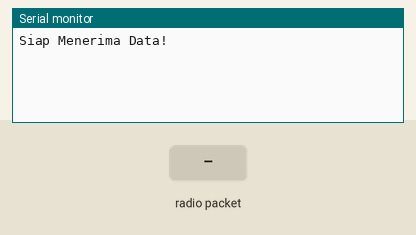
Simulated run of this sketch. Board: Arduino Uno, built with avr-gcc and run on an emulated ATmega328P. Shown: the last lines printed to the serial monitor. The inputs (shaded band) are chosen by the test bench. No radio packets arrive unless stated.

Above: at 1.2 s.
1.3 s: radio packet "1" arrives
At 2.0 s:
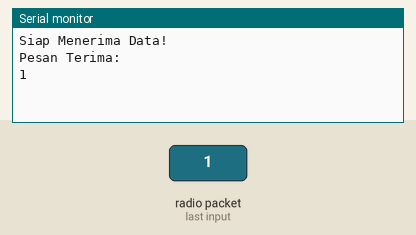
2.8 s: radio packet "0" arrives
At 3.2 s:
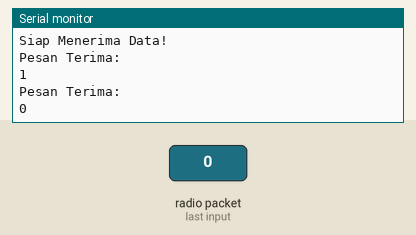
4.3 s: radio packet "2" arrives
At 5.5 s:
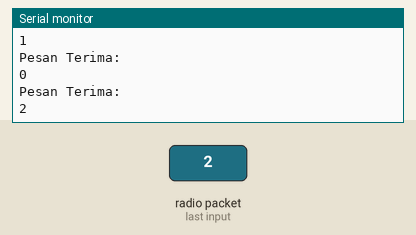

The sketch:

RC.ino
```cpp
#include <SPI.h>
#include <nRF24L01.h>
#include <RF24.h>
#include <RF24_config.h>

const int PIN_CE = 9;
const int PIN_CSN = 10;

const uint64_t pipe = 0xE8E8F0F0E2LL;
RF24 radio(PIN_CE, PIN_CSN);

char pesan[20];

void setup() {
  Serial.begin(9600);
  radio.begin();
  radio.openReadingPipe(1, pipe);
  radio.startListening();
  Serial.println("Siap Menerima Data!");
}

void loop() {
  if (radio.available()) {
    radio.read(pesan, sizeof(pesan));
    Serial.println("Pesan Terima: ");
    Serial.println(pesan);
  }
}
```

Measured:
- after the input at 1.3 s, the serial monitor: prints a new line at once (image 1)
- after the input at 2.8 s, the serial monitor: prints a new line at once (image 2)
- after the input at 4.3 s, the serial monitor: prints a new line at once (image 3)
